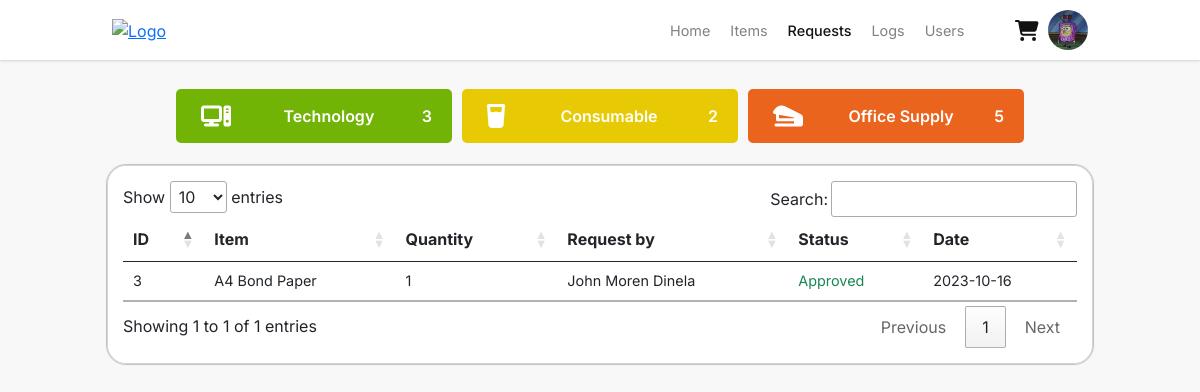
The page /requests.php (signed in) on the database as committed earlier.
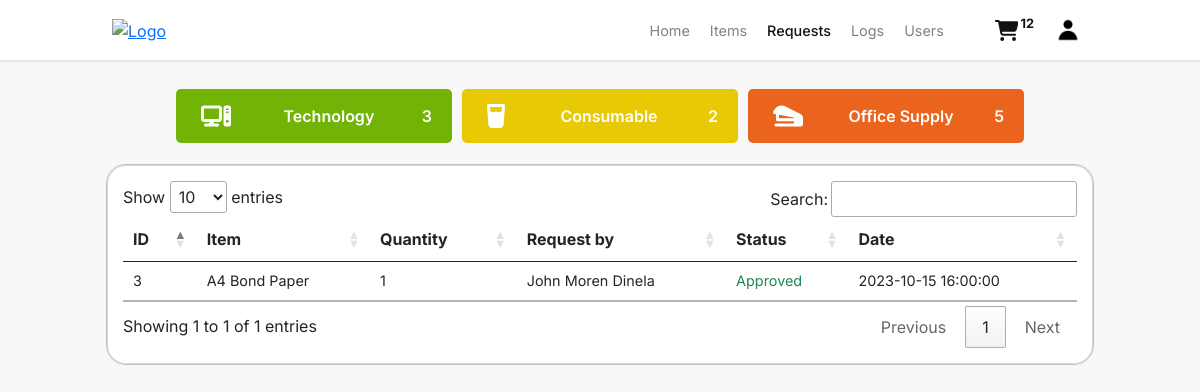
The same page on the database as committed later.
### tables this page shows
CREATE TABLE `users` (
  `user_id` int(11) NOT NULL,
  `user_firstname` varchar(255) NOT NULL,
  `user_lastname` varchar(255) NOT NULL,
  `user_email` varchar(255) NOT NULL,
  `user_password` varchar(255) NOT NULL,
  `user_category` int(11) NOT NULL,
  `user_chapter` int(11) NOT NULL,
  `user_image` varchar(255) NOT NULL,
  `user_status` enum('active','inactive') NOT NULL
);

CREATE TABLE `history` (
  `history_id` int(11) NOT NULL,
  `history_item_id` int(11) NOT NULL,
  `history_quantity` int(11) NOT NULL,
  `history_user_id` int(11) NOT NULL,
  `history_status` enum('approved','declined','pending','') NOT NULL,
  `history_date` timestamp NOT NULL DEFAULT current_timestamp() ON UPDATE current_timestamp()
);

CREATE TABLE `items` (
  `item_id` int(11) NOT NULL,
  `item_name` varchar(255) NOT NULL,
  `item_category` int(11) NOT NULL,
  `item_measure` int(11) NOT NULL,
  `item_quantity` int(11) NOT NULL,
  `item_chapter` int(11) NOT NULL,
  `item_status` enum('enabled','disabled','','') NOT NULL,
  `item_description` varchar(255) NOT NULL,
  `item_image` varchar(255) NOT NULL
);

### requests.php (the view, shortened to what the changed rows need)
<?php
include './includes/config.inc.php';
?>
<!DOCTYPE html>
<html lang="en">
<head>
    <?php include_once 'includes/headers.inc.php'; ?>
    <link rel="stylesheet" href="assets/css/style.css?v=<?php echo time(); ?>">
    <link rel="stylesheet" href="assets/css/nav.css?v=<?php echo time(); ?>">
    <link rel="stylesheet" href="assets/css/items.css?v=<?php echo time(); ?>">
    <link rel="stylesheet" href="assets/css/requests.css?v=<?php echo time(); ?>">
    <link rel="stylesheet" href="https://cdn.datatables.net/1.13.6/css/jquery.dataTables.css" />
</head>
<body>
    <?php include 'nav.php'; ?>
    <div id="wrapper">
        <div class="section px-5 pt-4">
                    <?php
                    $query = "SELECT COUNT(item_category) FROM items WHERE item_category = 3";
                    ?>
            <div class="row justify-content-center align-items-center">
                <div class="col-12 col-sm-12 col-md-12 col-lg-11">
                    <div class="table-responsive">
                        <table class="table table-hover table-sm">
                            <thead>
                                <tr>
                                    <th>ID</th>
                                    <th>Item</th>
                                    <th>Quantity</th>
                                    <th>Request by</th>
                                    <th>Status</th>
                                    <th>Date</th>
                                </tr>
                            </thead>
                            <tbody>
                                <?php
                                if (isset($_SESSION['CT'])) {
                                    try {
                                        if ($_SESSION['CT'] == 1) {
                                            if ($_SESSION['CH'] == 1) {
                                                $query = "SELECT h.history_id AS ID,
                                                    i.item_name AS Item,
                                                    h.history_quantity AS Quantity,
                                                    CONCAT(u.user_firstname, ' ', u.user_lastname) AS 'Request by',
                                                    h.history_status AS Status,
                                                    h.history_date AS Date
                                                    FROM history AS h
                                                    INNER JOIN items AS i ON h.history_item_id = i.item_id
                                                    INNER JOIN users AS u ON h.history_user_id = u.user_id;";
                                            } else {
                                                $query = "SELECT h.history_id AS ID,
                                                    i.item_name AS Item,
                                                    h.history_quantity AS Quantity,
                                                    CONCAT(u.user_firstname, ' ', u.user_lastname) AS 'Request by',
                                                    h.history_status AS Status,
                                                    h.history_date AS Date
                                                    FROM history AS h
                                                    INNER JOIN items AS i ON h.history_item_id = i.item_id
                                                    INNER JOIN users AS u ON h.history_user_id = u.user_id
                                                    WHERE u.user_chapter =" . $_SESSION['CH'] . ";";
                                            }
                                        } else if ($_SESSION['CT'] == 0) {
                                            $query = "SELECT h.history_id AS ID,
                                                i.item_name AS Item,
                                                h.history_quantity AS Quantity,
                                                CONCAT(u.user_firstname, ' ', u.user_lastname) AS 'Request by',
                                                h.history_status AS Status,
                                                h.history_date AS Date
                                                FROM history AS h
                                                INNER JOIN items AS i ON h.history_item_id = i.item_id
                                                INNER JOIN users AS u ON h.history_user_id = u.user_id
                                                WHERE u.user_chapter = " . $_SESSION['CH'] . "
                                                AND u.user_id = " . $_SESSION['ID'] . ";";
                                        }
                                        $stmt = $pdo->query($query);
                                        $stmt->execute();
                                        $result = $stmt->fetchAll(PDO::FETCH_ASSOC);
                                        foreach ($result as $row) {
                                ?>
                                            <tr>
                                                <td><?php echo $row['ID']; ?></td>
                                                <td><?php echo $row['Item']; ?></td>
                                                <td><?php echo $row['Quantity']; ?></td>
                                                <td class="text-capitalize"><?php echo $row['Request by']; ?></td>
                                                <?php
                                                if ($row['Status'] == 'approved') {
                                                    echo '<td class="text-success text-capitalize small">' . $row['Status'] . '</td>';
                                                } else if ($row['Status'] == 'pending') {
                                                    echo '<td class="text-warning text-capitalize small">' . $row['Status'] . '</td>';
                                                } else if ($row['Status'] == 'declined') {
                                                    echo '<td class="text-danger text-capitalize small">' . $row['Status'] . '</td>';
                                                }
                                                ?>
                                                <td><?php echo $row['Date']; ?></td>
                                            </tr>
                                <?php
                                        }
                                    } catch (PDOException $e) {
                                        echo "Error: " . $e->getMessage();
                                    }
                                }
                                ?>
                            </tbody>
                        </table>
                    </div>
                </div>
            </div>
        </div>
    </div>
</body>
</html>

### nav.php (shortened to what the changed rows need)
<div class="section mainnav">
    <div class="row d-flex justify-content-center align-items-center">
        <div class="col-10">
            <?php
            include './includes/config.inc.php';
            $user_id = $_SESSION['ID'];
            $query = $pdo->prepare("SELECT COUNT(user_id) AS total_ids FROM `cart` WHERE user_id = :userID");
            $query->bindParam("userID", $user_id,  PDO::PARAM_INT);
            $query->execute();
            $result = $query->fetch(PDO::FETCH_ASSOC);
            $totalIDs = $result['total_ids'];
            ?>
            <nav>
                <div class="links d-flex">
                    <ul class="d-flex justify-content-center align-items-center">
                        <div class="dropdown show">
                            <a class="btn btn-sm dropdown-toggle" href="" role="button" id="dropdownCart"
                                data-toggle="dropdown" aria-haspopup="true" aria-expanded="false">
                                <?php
                                if ($totalIDs > 0) {
                                    echo "<span class='badge badge-warning' id='lblCartCount'> $totalIDs</span>";
                                }
                                ?>
                            </a>
                        </div>
                        <div class="dropdown">
                            <?php
                            try {
                                $stmt = $pdo->prepare("SELECT user_image FROM users WHERE user_id = :id");
                                $stmt->bindParam(':id', $_SESSION['ID'], PDO::PARAM_INT);
                                $stmt->execute();
                                if ($stmt->rowCount() > 0) {
                                    $row = $stmt->fetch(PDO::FETCH_ASSOC);
                                    $userImage = $row['user_image'];
                                }
                            } catch (PDOException $e) {
                                echo "Error: " . $e->getMessage();
                            }
                            ?>
                            <div class="rounded-image" id="dropdownMenuButton" data-toggle="dropdown"
                                aria-haspopup="true" aria-expanded="false">
                                <img src="images/userProfiles/<?php echo $userImage; ?>" class="img-fluid mw-50"
                                    alt="User Image">
                            </div>
                        </div>
                    </ul>
                </div>
            </nav>
        </div>
    </div>
</div>

Rows that differ between the two databases and show on the page:
changed users: user_image: a different picture
changed history "Approved": history_date "2023-10-16" → "2023-10-15 16:00:00"
Other text that changed with them:
$totalIDs: (not shown) → "12"
